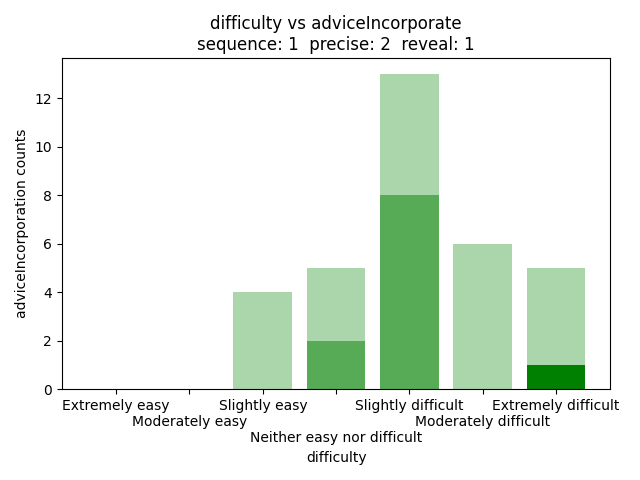

Reproduce this figure in Python.
import pandas as pd
import matplotlib.pyplot as plt
import seaborn as sns
import numpy as np

data = pd.read_csv("qualitative.csv")
seq = 1
prec = 2
rev = 1
data = data[(data['con.sequence'] == seq) & (data['con.precise'] == prec) & (data['con.reveal'] == rev)]

f1a = data[(data["difficulty"] == "Extremely easy") & (data["adviceIncorporate"] == "Did not follow the advice at all or only rarely")].shape[0]
f1b = data[(data["difficulty"] == "Moderately easy") & (data["adviceIncorporate"] == "Did not follow the advice at all or only rarely")].shape[0]
f1c = data[(data["difficulty"] == "Slightly easy") & (data["adviceIncorporate"] == "Did not follow the advice at all or only rarely")].shape[0]
f1d = data[(data["difficulty"] == "Neither easy nor difficult") & (data["adviceIncorporate"] == "Did not follow the advice at all or only rarely")].shape[0]
f1e = data[(data["difficulty"] == "Slightly difficult") & (data["adviceIncorporate"] == "Did not follow the advice at all or only rarely")].shape[0]
f1f = data[(data["difficulty"] == "Moderately difficult") & (data["adviceIncorporate"] == "Did not follow the advice at all or only rarely")].shape[0]
f1g = data[(data["difficulty"] == "Extremely difficult") & (data["adviceIncorporate"] == "Did not follow the advice at all or only rarely")].shape[0]

f2a = data[(data["difficulty"] == "Extremely easy") & (data["adviceIncorporate"] == "Generally followed the advice but deviated sometimes when I thought I had a better strategy")].shape[0]
f2b = data[(data["difficulty"] == "Moderately easy") & (data["adviceIncorporate"] == "Generally followed the advice but deviated sometimes when I thought I had a better strategy")].shape[0]
f2c = data[(data["difficulty"] == "Slightly easy") & (data["adviceIncorporate"] == "Generally followed the advice but deviated sometimes when I thought I had a better strategy")].shape[0]
f2d = data[(data["difficulty"] == "Neither easy nor difficult") & (data["adviceIncorporate"] == "Generally followed the advice but deviated sometimes when I thought I had a better strategy")].shape[0]
f2e = data[(data["difficulty"] == "Slightly difficult") & (data["adviceIncorporate"] == "Generally followed the advice but deviated sometimes when I thought I had a better strategy")].shape[0]
f2f = data[(data["difficulty"] == "Moderately difficult") & (data["adviceIncorporate"] == "Generally followed the advice but deviated sometimes when I thought I had a better strategy")].shape[0]
f2g = data[(data["difficulty"] == "Extremely difficult") & (data["adviceIncorporate"] == "Generally followed the advice but deviated sometimes when I thought I had a better strategy")].shape[0]

f3a = data[(data["difficulty"] == "Extremely easy") & (data["adviceIncorporate"] == "Always followed the AI advice closely")].shape[0]
f3b = data[(data["difficulty"] == "Moderately easy") & (data["adviceIncorporate"] == "Always followed the AI advice closely")].shape[0]
f3c = data[(data["difficulty"] == "Slightly easy") & (data["adviceIncorporate"] == "Always followed the AI advice closely")].shape[0]
f3d = data[(data["difficulty"] == "Neither easy nor difficult") & (data["adviceIncorporate"] == "Always followed the AI advice closely")].shape[0]
f3e = data[(data["difficulty"] == "Slightly difficult") & (data["adviceIncorporate"] == "Always followed the AI advice closely")].shape[0]
f3f = data[(data["difficulty"] == "Moderately difficult") & (data["adviceIncorporate"] == "Always followed the AI advice closely")].shape[0]
f3g = data[(data["difficulty"] == "Extremely difficult") & (data["adviceIncorporate"] == "Always followed the AI advice closely")].shape[0]


d1 = {
    "f1a": f1a,
    "f1b": f1b,
    "f1c": f1c,
    "f1d": f1d,
    "f1e": f1e,
    "f1f": f1f,
    "f1g": f1g
}

d2 = {
    "f2a": f2a,
    "f2b": f2b,
    "f2c": f2c,
    "f2d": f2d,
    "f2e": f2e,
    "f2f": f2f,
    "f2g": f2g
}

d3 = {
    "f3a": f3a,
    "f3b": f3b,
    "f3c": f3c,
    "f3d": f3d,
    "f3e": f3e,
    "f3f": f3f,
    "f3g": f3g
}



keys1 = list(d1.keys())
keys2 = list(d2.keys())
keys3 = list(d3.keys())

keys = list(["Extremely easy", "\nModerately easy", "Slightly easy", "\n\nNeither easy nor difficult", "Slightly difficult", "\nModerately difficult", "Extremely difficult"])

vals1 = np.array(list(d1.values()))
vals2 = np.array(list(d2.values()))
vals3 = np.array(list(d3.values()))

print(vals1)
print(vals2)
print(vals3)


plt.bar(keys, vals1, color = "green", label = "Did not follow the advice at all or only rarely", alpha = 1)
plt.bar(keys, vals2, bottom = vals1, color = "green", label = "Generally followed the advice but deviated sometimes when I thought I had a better strategy", alpha = 0.66)
base = vals1
plt.bar(keys, vals3, bottom = base + vals2, color = "green", label = "Always followed the AI advice closely", alpha = 0.33)
plt.title("difficulty vs adviceIncorporate" + "\n" + f"sequence: {seq}  precise: {prec}  reveal: {rev}")
plt.xlabel("difficulty")
plt.ylabel("adviceIncorporation counts")
plt.tight_layout()

plt.show()
